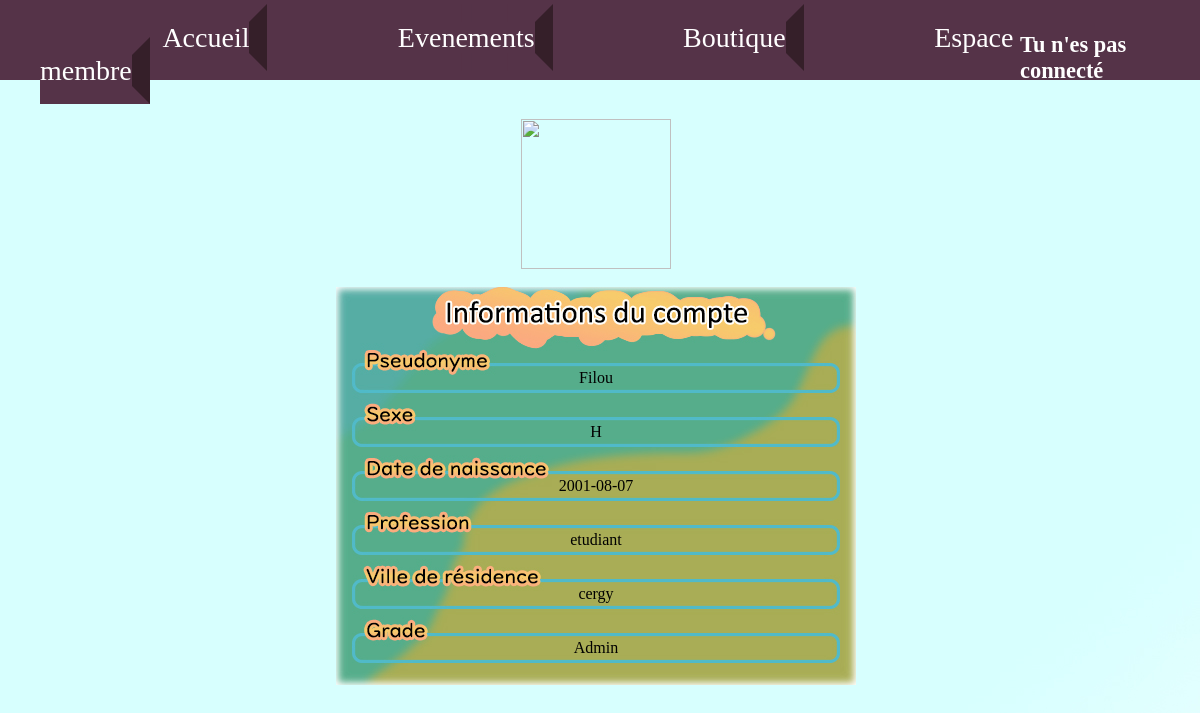
Screenshot of /Site/ficheutilisateur.php?pseudo=Filou with the database file from the repository.
### tables this page shows
CREATE TABLE IF NOT EXISTS `utilisateurs` (
  `id` int(11) NOT NULL AUTO_INCREMENT,
  `Prenom` varchar(255) NOT NULL,
  `Nom` varchar(255) NOT NULL,
  `roleutilisateur` varchar(255) NOT NULL,
  `pseudo` varchar(255) NOT NULL,
  `email` varchar(255) NOT NULL,
  `password` varchar(255) NOT NULL,
  `Sexe` varchar(255) NOT NULL,
  `DDN` date NOT NULL DEFAULT '2002-07-29',
  `Profession` varchar(255) NOT NULL,
  `ville_resid` varchar(255) NOT NULL,
  `adresse_comp` varchar(255) NOT NULL,
  `pfp` varchar(255) DEFAULT NULL,
  PRIMARY KEY (`id`),
  UNIQUE KEY `pseudo` (`pseudo`),
  UNIQUE KEY `email` (`email`)
);

### Site/ficheutilisateur.php (the view, shortened to what this page needs)
<link rel="stylesheet" href="CSS/fiche.css" />
<?php include 'includes/menunavigation.php';?>
<?php
    include 'includes/database.php';
if($_GET['pseudo']!=NULL)
{
    $ptinom = $_GET['pseudo'];
    $p = $db -> prepare("SELECT Prenom,Nom,pseudo,sexe,roleutilisateur,DDN,Profession,ville_resid,adresse_comp,password,pfp FROM utilisateurs WHERE pseudo = :pseudo");
    $p -> execute (['pseudo' => $ptinom]);
    $resultat = $p -> fetch();
    ?><img class=none id=none src = "avatars/<?php echo $resultat['pfp'];?>"
<?php
    echo "<div class=box id=infos> <br>";
    echo "<div class=box id=infos> <br><br><br><br>";
    echo $resultat['pseudo']."<br/><br><br>";
    echo $resultat['sexe']."<br/><br><br>";
    echo $resultat['DDN']."<br/><br><br>";
    echo $resultat['Profession']."<br/><br><br>";
    echo $resultat['ville_resid']."<br/><br><br>";
    echo $resultat['roleutilisateur']."<br/><br>";
    echo "</div>";
        ?>
    <?php
}
?>

### Site/CSS/fiche.css (style rules this page uses)
.box { text-align: center; display: block; width: 500px; margin-left: auto; margin-right: auto; padding: 10px; }
#infos { background-image: url("../img/ficheutil.jpg"); background-size: cover; }
.none { display: block; margin-top: 10%; margin-left: auto; margin-right: auto; }
img { width: 150px; }

### rows the page displays
utilisateurs: pseudo "Filou", Sexe "H", DDN "2001-08-07", Profession "etudiant", ville_resid "cergy", roleutilisateur "Admin"
